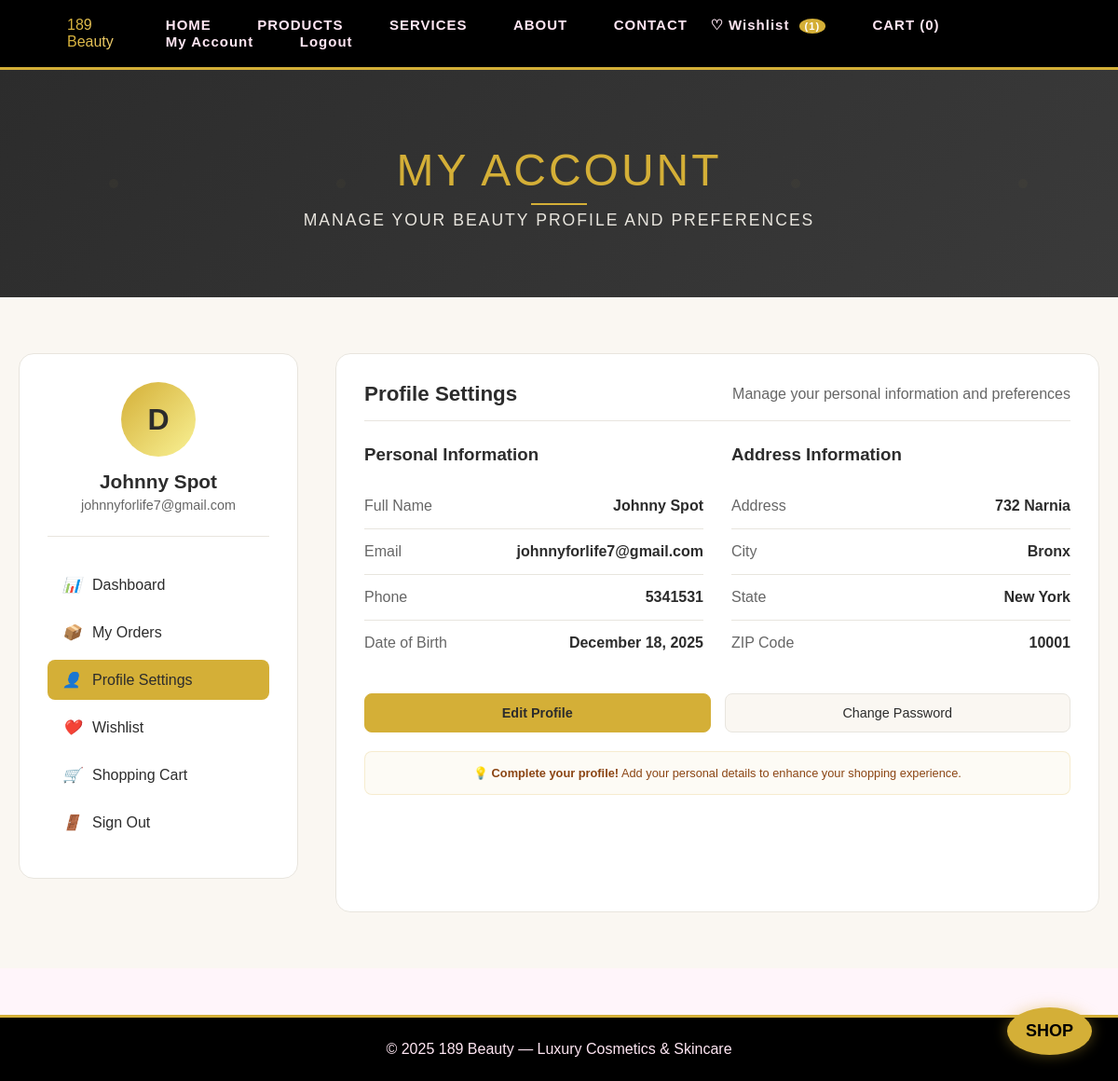
Screenshot of /account.php?tab=profile (signed in) with the database file from the repository.
### tables this page shows
CREATE TABLE `users` (
  `id` int(11) NOT NULL,
  `username` varchar(255) DEFAULT NULL,
  `email` varchar(255) DEFAULT NULL,
  `password` varchar(255) DEFAULT NULL,
  `cart_data` text DEFAULT NULL,
  `wishlist_data` text DEFAULT NULL,
  `first_name` varchar(100) DEFAULT NULL,
  `last_name` varchar(100) DEFAULT NULL,
  `phone` varchar(20) DEFAULT NULL,
  `address` text DEFAULT NULL,
  `city` varchar(100) DEFAULT NULL,
  `state` varchar(50) DEFAULT NULL,
  `zip_code` varchar(20) DEFAULT NULL,
  `date_of_birth` date DEFAULT NULL,
  `created_at` timestamp NOT NULL DEFAULT current_timestamp(),
  `updated_at` timestamp NOT NULL DEFAULT current_timestamp() ON UPDATE current_timestamp(),
  `email_notifications` tinyint(1) DEFAULT 1,
  `order_updates` tinyint(1) DEFAULT 1,
  `promotional_emails` tinyint(1) DEFAULT 1,
  `notification_updated_at` timestamp NULL DEFAULT NULL,
  `verification_token` varchar(64) DEFAULT NULL,
  `verification_expires` datetime DEFAULT NULL,
  `is_verified` tinyint(1) DEFAULT 0,
  `reset_token` varchar(64) DEFAULT NULL,
  `reset_expires` datetime DEFAULT NULL
);

### account.php (the view, shortened to what this page needs)
<?php
include 'includes/header.php';
include 'includes/db.php';
$user_id = $_SESSION['user_id'];
$stmt = $conn->prepare("SELECT username, email, first_name, last_name, phone, address, city, state, zip_code, date_of_birth,
                       email_notifications, order_updates, promotional_emails
                       FROM users WHERE id = ?");
$stmt->bind_param("i", $user_id);
$stmt->execute();
$result = $stmt->get_result();
$user = $result->fetch_assoc();
$active_tab = isset($_GET['tab']) ? $_GET['tab'] : 'dashboard';
?>
<!DOCTYPE html>
<html lang="en">
<head>
</head>
<body>
    <section class="account-hero">
        <div class="hero-content">
            <h1 class="account-title">MY ACCOUNT</h1>
            <p class="account-subtitle">MANAGE YOUR BEAUTY PROFILE AND PREFERENCES</p>
        </div>
    </section>
    <div class="main-content">
        <section class="account-section">
            <div class="account-container">
                <div class="account-sidebar">
                    <div class="user-profile">
                        <div class="user-avatar">
                            <?= strtoupper(substr($user['username'], 0, 1)) ?>
                        </div>
                        <h3 class="user-name">
                            <?= !empty($user['first_name']) && !empty($user['last_name'])
                                ? htmlspecialchars($user['first_name'] . ' ' . $user['last_name'])
                                : htmlspecialchars($user['username']) ?>
                        </h3>
                        <p class="user-email"><?= htmlspecialchars($user['email']) ?></p>
                    </div>
                    <nav class="sidebar-nav">
                        <a href="account.php?tab=dashboard" class="nav-item <?= $active_tab == 'dashboard' ? 'active' : '' ?>">
                            <i>📊</i> Dashboard
                        </a>
                        <a href="account.php?tab=orders" class="nav-item <?= $active_tab == 'orders' ? 'active' : '' ?>">
                            <i>📦</i> My Orders
                        </a>
                        <a href="account.php?tab=profile" class="nav-item <?= $active_tab == 'profile' ? 'active' : '' ?>">
                            <i>👤</i> Profile Settings
                        </a>
                        <a href="wishlist.php" class="nav-item">
                            <i>❤️</i> Wishlist
                        </a>
                        <a href="cart.php" class="nav-item">
                            <i>🛒</i> Shopping Cart
                        </a>
                        <a href="logout.php" class="nav-item">
                            <i>🚪</i> Sign Out
                        </a>
                    </nav>
                </div>
                <div class="account-main">
                    <div class="tab-content <?= $active_tab == 'profile' ? 'active' : '' ?>" id="profile-tab">
                        <div class="account-card full-width">
                            <div class="card-header">
                                <h2 class="card-title">Profile Settings</h2>
                                <p class="card-subtitle">Manage your personal information and preferences</p>
                            </div>
                            <div style="display: grid; grid-template-columns: 1fr 1fr; gap: 30px;">
                                <div>
                                    <h3 style="margin-bottom: 20px; color: var(--dark-charcoal);">Personal Information</h3>
                                    <div class="info-list">
                                        <div class="info-item">
                                            <span class="info-label">Full Name</span>
                                            <span class="info-value">
                                                <?= !empty($user['first_name']) && !empty($user['last_name'])
                                                    ? htmlspecialchars($user['first_name'] . ' ' . $user['last_name'])
                                                    : 'Not set' ?>
                                            </span>
                                        </div>
                                        <div class="info-item">
                                            <span class="info-label">Email</span>
                                            <span class="info-value"><?= htmlspecialchars($user['email']) ?></span>
                                        </div>
                                        <div class="info-item">
                                            <span class="info-label">Phone</span>
                                            <span class="info-value">
                                                <?= !empty($user['phone']) ? htmlspecialchars($user['phone']) : 'Not set' ?>
                                            </span>
                                        </div>
                                        <div class="info-item">
                                            <span class="info-label">Date of Birth</span>
                                            <span class="info-value">
                                                <?= !empty($user['date_of_birth'])
                                                    ? date('F j, Y', strtotime($user['date_of_birth']))
                                                    : 'Not set' ?>
                                            </span>
                                        </div>
                                    </div>
                                </div>
                                <div>
                                    <h3 style="margin-bottom: 20px; color: var(--dark-charcoal);">Address Information</h3>
                                    <div class="info-list">
                                        <div class="info-item">
                                            <span class="info-label">Address</span>
                                            <span class="info-value">
                                                <?= !empty($user['address']) ? htmlspecialchars($user['address']) : 'Not set' ?>
                                            </span>
                                        </div>
                                        <div class="info-item">
                                            <span class="info-label">City</span>
                                            <span class="info-value">
                                                <?= !empty($user['city']) ? htmlspecialchars($user['city']) : 'Not set' ?>
                                            </span>
                                        </div>
                                        <div class="info-item">
                                            <span class="info-label">State</span>
                                            <span class="info-value">
                                                <?= !empty($user['state']) ? htmlspecialchars($user['state']) : 'Not set' ?>
                                            </span>
                                        </div>
                                        <div class="info-item">
                                            <span class="info-label">ZIP Code</span>
                                            <span class="info-value">
                                                <?= !empty($user['zip_code']) ? htmlspecialchars($user['zip_code']) : 'Not set' ?>
                                            </span>
                                        </div>
                                    </div>
                                </div>
                            </div>
                            <div class="quick-actions" style="margin-top: 30px;">
                                <a href="profile.php" class="action-btn primary">Edit Profile</a>
                                <button onclick="openChangePassword()" class="action-btn">Change Password</button>
                            </div>
                            <div class="setup-prompt" style="margin-top: 20px;">
                                💡 <strong>Complete your profile!</strong>
                                Add your personal details to enhance your shopping experience.
                            </div>
                        </div>
                    </div>
                </div>
            </div>
        </section>
    </div>
    <?php include 'includes/footer.php'; ?>
</body>
</html>

### css/style.css (style rules this page uses)
* { margin: 0; padding: 0; box-sizing: border-box; }
body { font-family: 'Poppins', sans-serif; background: #fff5fa; color: #000; overflow-x: hidden; }
.fade-in { animation: fadeIn 1s ease-in forwards; }
html { height: 100%; }
body { min-height: 100vh; display: flex; flex-direction: column; }

### rows the page displays
users: username "D", first_name+last_name "Johnny Spot", email "johnnyforlife7@gmail.com", phone "5341531", date_of_birth "December 18, 2025", address "732 Narnia", city "Bronx", state "New York", zip_code "10001"

### other values shown
count($_SESSION['wishlist']) "1"
count($_SESSION['cart']) "0"
